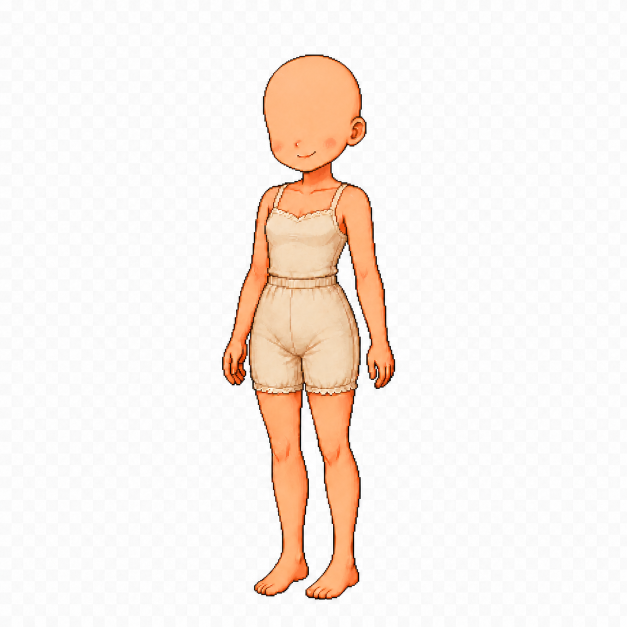
#> input picture assets/mini_game/images/blonde_base.png, 1254 x 1254 px, found by its file name (shown at 1/2 size)
$ python find_difference_mask.py
#> lines starting #> are read from the running program, lines starting #| are printed output that depends on the picture; after the words box and inside, x2 and y2 are one past the last pixel; in counts of white or black regions, pixels touching at a corner belong together; pictures that were not available may be replaced by others from this repository, and a replacement may not be noted
import numpy as np
from PIL import Image

def main():
    old_base_raw = Image.open("assets/mini_game/images/blonde_base.png").convert("RGBA")
    new_base_raw = Image.open("tmp/base-no-hair-eyes.png").convert("RGBA")
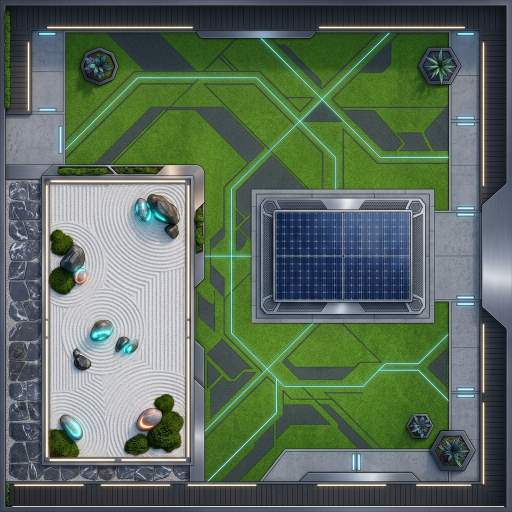
#> input picture assets/mini_game/images/backyard.png, 1024 x 1024 px, given in place of base-no-hair-eyes.png, which was not available (shown at 1/2 size)

    arr_new = np.array(new_base_raw)
    mask_new_bg = (arr_new[:, :, 0] > 240) & (arr_new[:, :, 1] > 240) & (arr_new[:, :, 2] > 240)
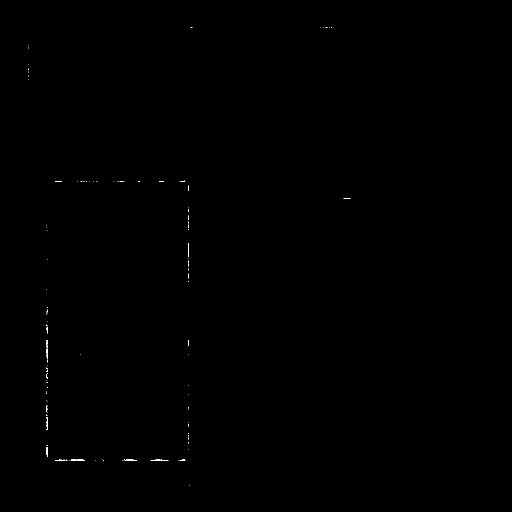
#> mask_new_bg: shape (1024, 1024) bool (shown at 1/2 size); 0.07% white in thin lines or dots, all inside (x1, y1, x2, y2) = (57, 54, 701, 971)
    arr_new[mask_new_bg, 3] = 0
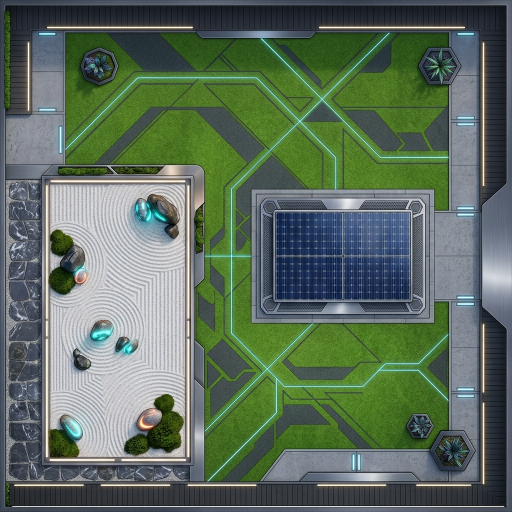
#> arr_new: shape (1024, 1024, 4) (shown at 1/2 size); mean R, G, B, A 92.4, 109.6, 93.2, 254.8; transparent parts drawn white

    arr_old = np.array(old_base_raw)

#> (the run stopped early here; a loop or call above may not have finished)
